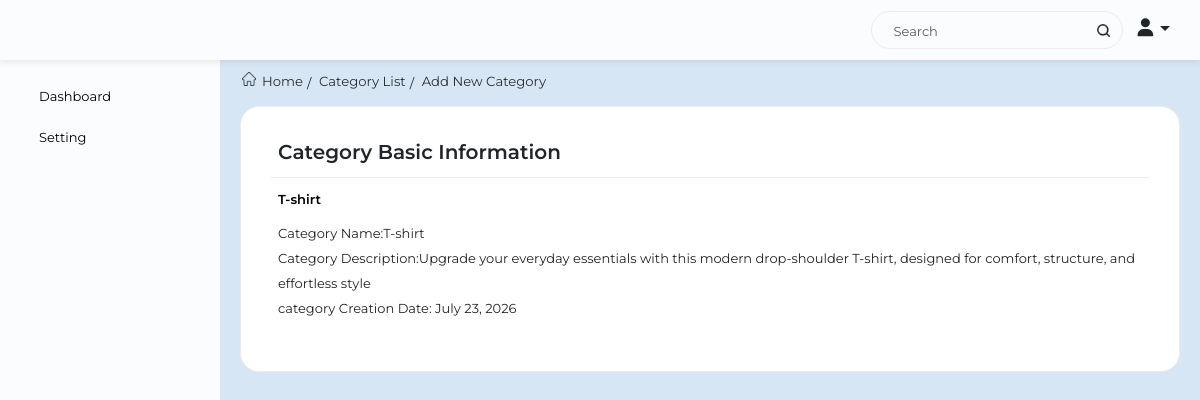
/backend/product-main-category/3/ (signed in), run on the app's committed database.
### backend/models.py (models this page shows, shortened)
class ProductMainCategory(models.Model):
    main_cat_name = models.CharField(max_length=100, unique=True)
    cat_slug      = models.SlugField(max_length=150, unique=True, blank=True)
    cat_image     = models.ImageField(upload_to='ecommerce/category_images/', blank=True, null=True)
    description   = models.TextField(blank=True, null=True)
    cat_ordering  = models.IntegerField(default=0,blank=True, null=True)
    created_by    = models.ForeignKey(User, on_delete=models.CASCADE, related_name='category_created_by')
    updated_by    = models.ForeignKey(User, on_delete=models.CASCADE, related_name='category_updated_by', blank=True, null=True)
    created_at    = models.DateTimeField(auto_now_add=True)
    updated_at    = models.DateTimeField(auto_now_add=False, blank=True, null=True)
    is_active     = models.BooleanField(default=True)
    class Meta:
        db_table = 'product_category'
        verbose_name_plural = 'Product Categories'
        ordering = ['-is_active','cat_ordering']

### backend/views.py (the view)
# urls.py: path('product-main-category/<int:pk>/', views.product_main_category_details, name='product_main_category_details'),
@login_required
def product_main_category_details(request, pk):
    if not checkUserPermission(request, "can_view", "backend/product-main-category-list/"):
        return render(request,"403.html")
    data = get_object_or_404(ProductMainCategory, pk=pk)
    context = {
        'data': data,
    }
    return render(request, 'product/product_main_category_details.html', context)

### backend/common_func.py (called while the page is built, shortened)
def checkUserPermission(request, access_type, menu_url):
    try:
        if request.user.is_superuser:
            return True
    except:
        return False

### backend/context_processors.py (called while the page is built)
def menu_items(request):
    menu_list             = UserPermission.objects.filter(user_id=request.user.id, menu__is_main_menu=True, can_view=True, menu__parent_id=0, menu__is_active=True, menu__deleted=False, is_active=True).select_related('menu','user')
    search_menu_list      = UserPermission.objects.filter(user_id=request.user.id, can_view=True, menu__is_active=True, menu__deleted=False, is_active=True).select_related('menu','user')
    return {'main_menu_list':  menu_list, 'search_menu_list': search_menu_list}

def get_cart_item(request):
    if request.user.is_authenticated:
        try:
            customer=Customer.objects.filter(user=request.user).first()
            cart_items = OrderCart.objects.filter(customer=customer, is_active=True, is_order=False)
        except Customer.DoesNotExist:
            cart_items = []
    else:
        cart_items = []
    amount_summary=cart_amount_summary(request)
    return {'cart_item_count': len(cart_items), 'cart_items': cart_items, 'amount_summary': amount_summary}

def storefront_catalog(request):
    try:
        categories = ProductMainCategory.objects.filter(is_active=True).annotate(
            product_count=Count('products', filter=Q(products__is_active=True))
        ).order_by('cat_ordering', 'main_cat_name')
    except Exception:
        categories = []
    return {'storefront_categories': categories}

### backend/views.py (called while the page is built)
def cart_amount_summary(request):
    sub_total_amount = 0
    total_vat = 0
    total_discount = 0
    grand_total = 0
    if request.user.is_authenticated:
        customer= Customer.objects.filter(user=request.user).first()
        cart_items = OrderCart.objects.filter(customer=customer, is_active=True, is_order=False)
        for item in cart_items:
            sub_total_amount += item.total_amount
    grand_total = (sub_total_amount + total_vat) - total_discount
    return {'sub_total_amount': sub_total_amount, 'total_vat': total_vat, 'total_discount': total_discount, 'grand_total': grand_total}

### backend/templates/product/product_main_category_details.html (shortened to what this page needs)
{% extends 'base.html' %}
{% block content %}
<div class="title-box">
    <div class="title-box">
        <div class="breadcrumbs">
            <ul class="breadcrumbs-list">
                <li><a href="/"><span><img src="/static/images/icons/Home.svg" alt="more"></span>Home</a></li>
                <li><a href="{% url 'product_main_category_list' %}">Category List</a></li>
                <li><a href="{% url 'add_product_main_category' %}">Add New Category</a></li>
            </ul>
        </div>
    </div>
</div>
<div class="main_content">
    <div class="view_box mt-3" style="margin-bottom:15px;">
        <div class="col-sm-12">
            <div class="view_title">
                <div class="purchase-request">
                    <div class="prInformation">
                        <h3>Category Basic Information</h3>
                    </div>
                </div>
            </div>
            <div class="purchase-request">
                <div class="prInformation" style="border-bottom:0px solid #ddd6d6; margin-bottom: 0px;">
                    <h4 style="font-size: 13px;color: #000000;font-family: 'MontserratSemiBold';">
                        {{ data.main_cat_name }}
                    </h4>
                </div>
                <div class="prInformation">
                <p>Category Name:{{data.main_cat_name}}</p>
                <p>Category Description:{{data.description}}</p>
                <p>category Creation Date: {{data.created_at|date:"F d, Y"|default:"Not set"}}</p>
                </div>
            </div>
        </div>
    </div>
</div>
{% endblock %}

### static/css/ecommerce.css (style rules this page uses)
body,html { scroll-behavior: smooth; background-color: #D7E6F5; }
html, body, div, span, applet, object, iframe, h1, h2, h3, h4, h5, h6, p, blockquote, pre, a, abbr, acronym, address, big, cite, code, del, dfn, em, img, ins, kbd, q, s, samp, small, strike, strong, sub, sup, tt, var, b, u, i, center, dl, dt, dd, ol, ul, li, fieldset, form, label, legend, table, caption, tbody, tfoot, thead, tr, th, td, article, aside, canvas, details, embed, figure, figcaption, footer, header, hgroup, menu, nav, output, ruby, section, summary, time, mark, audio, video { margin: 0; padding: 0; border: 0; font-size: 100%; font: inherit; vertical-align: baseline; }
body { line-height: 1; }
ol, ul { list-style: none; }
body { font-family: 'MontserratRegular'; font-size: 13px; }
.breadcrumbs { margin-bottom: 15px; margin-top: 10px; }
.breadcrumbs ul { display: flex; justify-content: flex-start; }
.breadcrumbs-list li { position: relative; margin-right: 14px; }
.breadcrumbs-list a { font-family: 'MontserratRegular'; line-height: 2.14em; color: #000000; text-decoration: none; }
.breadcrumbs-list li + li:before { content: '/'; display: block; position: absolute; top: 50%; transform: translateY(-50%); left: -10px; font-size: inherit; color: inherit; margin-top: 2px; }
.breadcrumbs-list li:last-child { margin-right: 0px; }
.breadcrumbs-list img { margin-right: 6px; }
.title-box { position: relative; }
.view_box { background-color: white; border-radius: 19px; padding: 20px 30px; border: 1px solid #efebeb; }
.view_title { border-bottom: 1px solid #efebeb; margin-bottom: 0; }
.view_title .prInformation { margin: 15px 0 15px; }
.view_title .purchase-request h3 { margin-bottom: 0; font-size: 1.25rem; font-weight: bold; font-family: 'MontserratSemiBold'; }
.prInformation h3 { width: 100%; height: 20px; }
.purchase-request { padding-left: 7px; }
.prInformation { margin: 15px 0 30px; }
.prInformation p { line-height: 25px; }
.breadcrumbs ul { display: flex; list-style: none; margin: 0; padding: 0; }
.breadcrumbs ul li a { margin-left: 2px; font-size: 13.2px; font-family: 'MontserratRegular'; color: #000000; opacity: .8; text-decoration: none; line-height: 18px; }
.breadcrumbs ul li a::after { content: "/"; padding: 0 2px; display: none; }
.breadcrumbs ul li:last-child a::after { content: ""; }
.view_box h4 { font-size: 15px; margin-bottom: 15px; font-family: 'MontserratSemiBold'; }

### data on the page
ProductMainCategory: main_cat_name "T-shirt", description "Upgrade your everyday essentials with this modern drop-shoulder T-shirt, designed for comfort, structure, and effortless style", created_at "July 23, 2026"
